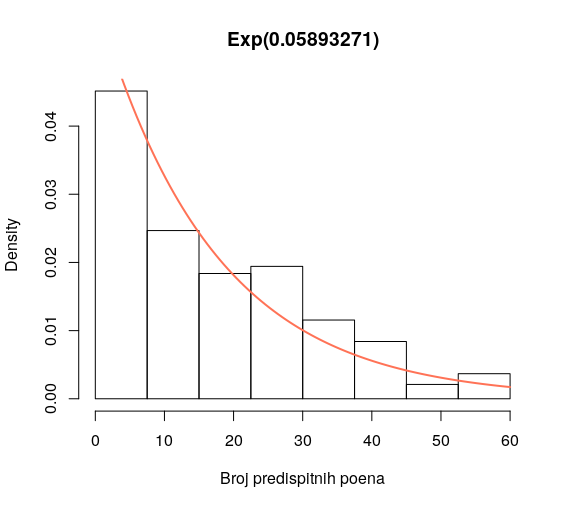

Write the R code that produced this figure.
# Podaci preuzeti sa profesorkinog sajta i obradjeni u Python-u za prosli cas.
# Za ovaj cas, pronadjen pdf sa bodovanjem do 60 poena, isparsiran, i 
# sam niz iskopiran ovde.
data <- c(0,0,0,0,0,0,0,0,0,0,0,0,0,0,0,0,0,0,0,0,0,0,0,0
  ,0,0,0,0,0,0,0,0,0,0,0,0,0,0,0,0,0,0,0,0,0,0,0,0
  ,0,0,0,0,0,0,0,0,0,0,0,1,1,2,2,2,2,3,3,3,3,4,4,4
  ,5,5,5,7,7,7,7,7,7,7,7,7,7,7,8,8,8,8,9,9,9,9,9,9
  ,9,9,10,10,10,11,11,11,11,12,12,13,13,13,13,13,13,13,13,13,13,13,13,14
  ,14,14,14,14,15,15,15,15,15,15,15,15,15,16,16,16,16,16,16,17,17,18,18,18
  ,19,19,19,19,20,20,20,20,20,20,20,21,21,21,21,21,21,22,22,22,22,22,22,22
  ,23,23,23,23,24,24,24,24,24,24,24,24,24,25,25,25,25,25,26,26,26,26,27,27
  ,27,27,28,28,28,29,30,30,30,30,30,30,30,31,31,31,32,32,32,33,33,33,34,34
  ,34,34,34,35,35,35,35,35,35,36,37,38,39,39,39,39,39,40,40,40,40,41,42,42
  ,42,43,45,47,48,48,49,54,55,55,55,56,57,60)

# Konstrukcija histograma
n <- length(data)
k <- floor(log(n, 2)) + 1
d <- diff(range(data)) / k
podela <- sort(data)[1] + 0:k * d
hist(data, breaks = podela, main = "Exp(0.05893271)", probability = TRUE, xlab="Broj predispitnih poena")

# Ovo lici na eksponencijalnu raspodelu. Ocena parametra je za eksponencijalnu raspodelu
# ista, bez obzira na metodu koju koristimo.
lambda.hat = 1/mean(data)
curve(dexp(x, rate =lambda.hat), lwd =2, col ='coral1', add = T)
print(lambda.hat)
